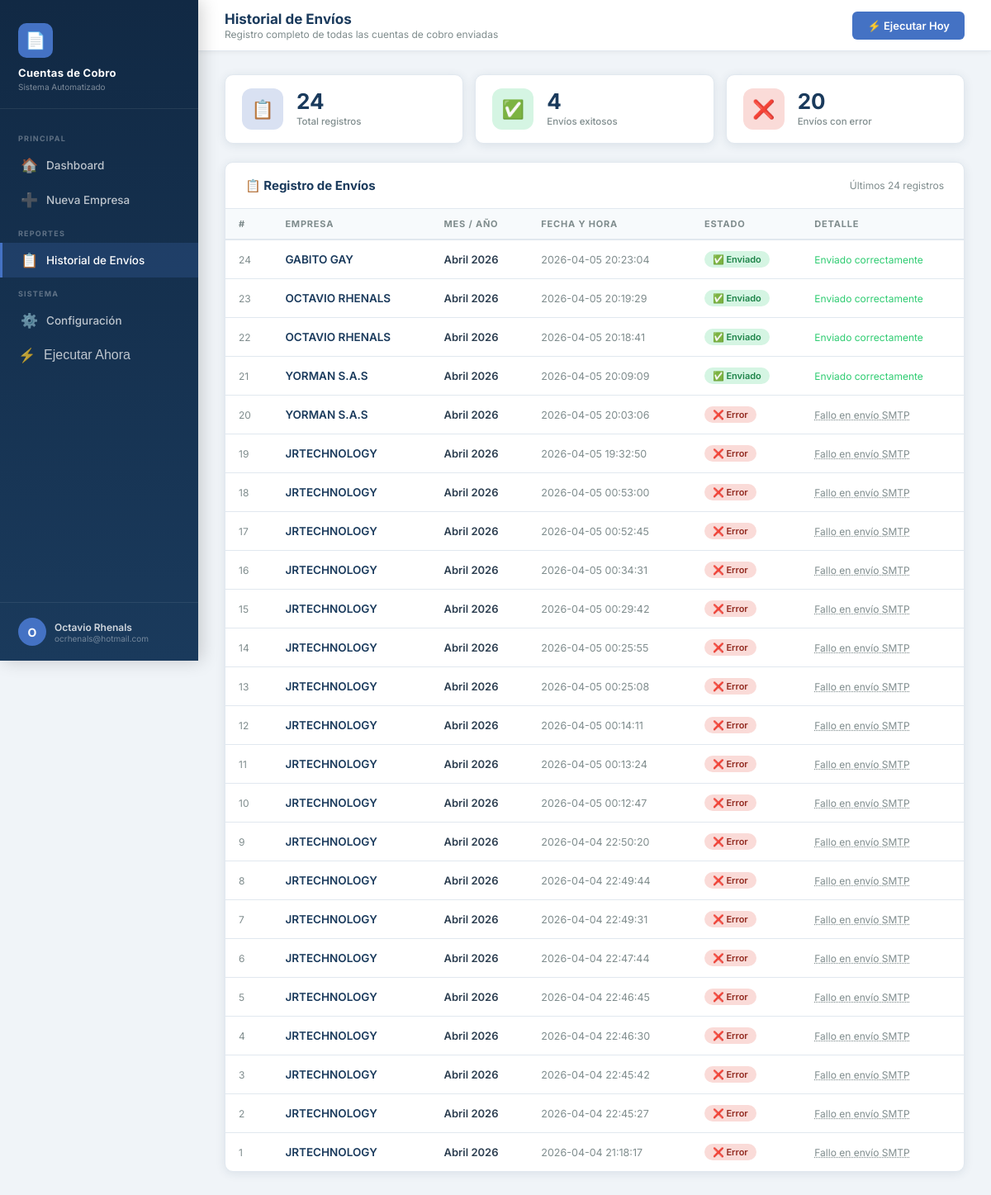
Page /logs on the committed database.
### tables this page shows
CREATE TABLE envios_log (
            id              INTEGER PRIMARY KEY AUTOINCREMENT,
            empresa_id      INTEGER,
            empresa_nombre  TEXT,
            fecha_envio     TEXT,
            mes             TEXT,
            anio            INTEGER,
            estado          TEXT,
            error_msg       TEXT,
            FOREIGN KEY (empresa_id) REFERENCES empresas(id) ON DELETE SET NULL
        );

### app.py (the view)
@app.route('/logs')
def logs():
    registros = db.get_logs(200)
    return render_template('logs.html', logs=registros)

### app.py (called while the page is built)
@app.context_processor
def inject_globals():
    return {'now': datetime.now(), 'meses': MESES_ES}

### database.py (called while the page is built)
def get_conn():
    conn = sqlite3.connect(DB_PATH)
    conn.row_factory = sqlite3.Row
    conn.execute("PRAGMA foreign_keys = ON")
    return conn

def get_logs(limit=200):
    conn = get_conn()
    rows = conn.execute('SELECT * FROM envios_log ORDER BY fecha_envio DESC LIMIT ?', (limit,)).fetchall()
    conn.close()
    return [dict(r) for r in rows]

### templates/logs.html (shortened to what this page needs)
{% extends "base.html" %}
{% block page_title %}Historial de Envíos{% endblock %}
{% block page_sub %}Registro completo de todas las cuentas de cobro enviadas{% endblock %}
{% block topbar_actions %}
  <form action="{{ url_for('ejecutar_scheduler') }}" method="post">
    <button type="submit" class="btn btn-blue"
            onclick="return confirm('¿Ejecutar revisión del día de hoy ahora?')">
      ⚡ Ejecutar Hoy
    </button>
  </form>
{% endblock %}
{% block content %}
{% set ok_count  = logs | selectattr('estado', 'equalto', 'OK')    | list | length %}
{% set err_count = logs | selectattr('estado', 'equalto', 'ERROR') | list | length %}
<div style="display:flex;gap:14px;margin-bottom:22px;flex-wrap:wrap;">
  <div class="stat-card" style="flex:1;min-width:180px;padding:16px 20px;">
    <div class="stat-icon blue">📋</div>
    <div>
      <div class="stat-value">{{ logs | length }}</div>
      <div class="stat-label">Total registros</div>
    </div>
  </div>
  <div class="stat-card" style="flex:1;min-width:180px;padding:16px 20px;">
    <div class="stat-icon green">✅</div>
    <div>
      <div class="stat-value">{{ ok_count }}</div>
      <div class="stat-label">Envíos exitosos</div>
    </div>
  </div>
  <div class="stat-card" style="flex:1;min-width:180px;padding:16px 20px;">
    <div class="stat-icon red">❌</div>
    <div>
      <div class="stat-value">{{ err_count }}</div>
      <div class="stat-label">Envíos con error</div>
    </div>
  </div>
</div>
<div class="card">
  <div class="card-header">
    <span class="card-title">📋 Registro de Envíos</span>
    <span style="font-size:12px;color:var(--text-muted);">Últimos {{ logs | length }} registros</span>
  </div>
  {% if logs %}
  <div class="table-wrap">
    <table>
      <thead>
        <tr>
          <th>#</th>
          <th>Empresa</th>
          <th>Mes / Año</th>
          <th>Fecha y hora</th>
          <th>Estado</th>
          <th>Detalle</th>
        </tr>
      </thead>
      <tbody>
        {% for log in logs %}
        <tr>
          <td style="color:var(--text-muted);font-size:12px;">{{ log.id }}</td>
          <td>
            <div class="empresa-name">{{ log.empresa_nombre or '—' }}</div>
          </td>
          <td>
            <span style="font-weight:600;font-size:13px;text-transform:capitalize;">
              {{ log.mes }} {{ log.anio }}
            </span>
          </td>
          <td style="font-size:12.5px;color:var(--text-muted);">
            {{ log.fecha_envio }}
          </td>
          <td>
            {% if log.estado == 'OK' %}
              <span class="badge badge-success">✅ Enviado</span>
            {% else %}
              <span class="badge badge-danger">❌ Error</span>
            {% endif %}
          </td>
          <td style="font-size:12px;color:var(--text-muted);max-width:220px;">
            {% if log.error_msg %}
              <span title="{{ log.error_msg }}"
                    style="cursor:help;text-decoration:underline dotted;">
                {{ log.error_msg[:60] }}{% if log.error_msg|length > 60 %}…{% endif %}
              </span>
            {% else %}
              <span style="color:var(--accent);">Enviado correctamente</span>
            {% endif %}
          </td>
        </tr>
        {% endfor %}
      </tbody>
    </table>
  </div>
  {% else %}
  <div class="empty-state">
    <div class="empty-icon">📭</div>
    <p>Aún no hay envíos registrados.</p>
    <p style="margin-top:8px;font-size:12px;">Los envíos aparecerán aquí automáticamente o cuando uses "Enviar ahora".</p>
  </div>
  {% endif %}
</div>
{% endblock %}

### static/style.css (style rules this page uses)
:root { --navy: #1a3a5c; --navy-dark: #112944; --navy-light: #2a5080; --blue: #4472c4; --blue-light: #d9e1f2; --accent: #2ecc71; --danger: #e74c3c; --warning: #f39c12; --text: #2c3e50; --text-muted: #7f8c8d; --bg: #f0f4f8; --white: #ffffff; --border: #e1e8ef; --sidebar-w: 240px; --shadow: 0 2px 12px rgba(26,58,92,0.10); --shadow-lg: 0 8px 32px rgba(26,58,92,0.15); --radius: 10px; --radius-sm: 6px; --transition: all 0.22s ease; }
*, *::before, *::after { box-sizing: border-box; margin: 0; padding: 0; }
body { font-family: 'Inter', sans-serif; background: var(--bg); color: var(--text); min-height: 100vh; display: flex; }
.stat-card { background: var(--white); border-radius: var(--radius); padding: 20px 22px; box-shadow: var(--shadow); display: flex; align-items: center; gap: 16px; border: 1px solid var(--border); transition: var(--transition); }
.stat-icon { width: 50px; height: 50px; border-radius: 12px; display: flex; align-items: center; justify-content: center; font-size: 22px; flex-shrink: 0; }
.stat-icon.blue { background: #d9e1f2; }
.stat-icon.green { background: #d5f5e3; }
.stat-icon.red { background: #fadbd8; }
.stat-value { font-size: 26px; font-weight: 700; color: var(--navy); line-height: 1; }
.stat-label { font-size: 11.5px; color: var(--text-muted); font-weight: 500; margin-top: 4px; }
.card { background: var(--white); border-radius: var(--radius); box-shadow: var(--shadow); border: 1px solid var(--border); margin-bottom: 22px; overflow: hidden; }
.card-header { padding: 18px 24px; border-bottom: 1px solid var(--border); display: flex; align-items: center; justify-content: space-between; }
.card-title { font-size: 15px; font-weight: 700; color: var(--navy); display: flex; align-items: center; gap: 8px; }
.table-wrap { overflow-x: auto; }
table { width: 100%; border-collapse: collapse; font-size: 13.5px; }
thead th { background: #f7fafc; color: var(--text-muted); font-size: 11px; font-weight: 700; text-transform: uppercase; letter-spacing: 0.8px; padding: 11px 16px; text-align: left; border-bottom: 2px solid var(--border); white-space: nowrap; }
tbody td { padding: 13px 16px; border-bottom: 1px solid var(--border); vertical-align: middle; }
tbody tr { transition: background 0.15s; }
tbody tr:last-child td { border-bottom: none; }
.empresa-name { font-weight: 600; color: var(--navy); }
.badge { display: inline-flex; align-items: center; gap: 4px; padding: 3px 10px; border-radius: 20px; font-size: 11px; font-weight: 600; white-space: nowrap; }
.badge-success { background: #d5f5e3; color: #1e8449; }
.badge-danger { background: #fadbd8; color: #922b21; }
.btn { display: inline-flex; align-items: center; gap: 7px; padding: 9px 18px; border-radius: var(--radius-sm); font-size: 13px; font-weight: 600; cursor: pointer; border: none; transition: var(--transition); font-family: 'Inter', sans-serif; white-space: nowrap; }
.btn-blue { background: var(--blue); color: #fff; }

### rows in the picture
envios_log: id "24", empresa_nombre "GABITO GAY", mes "Abril", anio "2026", fecha_envio "2026-04-05 20:23:04", estado "✅ Enviado", shows "Enviado correctamente"
envios_log: id "23", empresa_nombre "OCTAVIO RHENALS", mes "Abril", anio "2026", fecha_envio "2026-04-05 20:19:29", estado "✅ Enviado", shows "Enviado correctamente"
envios_log: id "22", empresa_nombre "OCTAVIO RHENALS", mes "Abril", anio "2026", fecha_envio "2026-04-05 20:18:41", estado "✅ Enviado", shows "Enviado correctamente"
envios_log: id "21", empresa_nombre "YORMAN S.A.S", mes "Abril", anio "2026", fecha_envio "2026-04-05 20:09:09", estado "✅ Enviado", shows "Enviado correctamente"
envios_log: id "20", empresa_nombre "YORMAN S.A.S", mes "Abril", anio "2026", fecha_envio "2026-04-05 20:03:06", estado "❌ Error", error_msg "Fallo en envío SMTP"
envios_log: id "19", empresa_nombre "JRTECHNOLOGY", mes "Abril", anio "2026", fecha_envio "2026-04-05 19:32:50", estado "❌ Error", error_msg "Fallo en envío SMTP"
envios_log: id "18", empresa_nombre "JRTECHNOLOGY", mes "Abril", anio "2026", fecha_envio "2026-04-05 00:53:00", estado "❌ Error", error_msg "Fallo en envío SMTP"
envios_log: id "17", empresa_nombre "JRTECHNOLOGY", mes "Abril", anio "2026", fecha_envio "2026-04-05 00:52:45", estado "❌ Error", error_msg "Fallo en envío SMTP"
envios_log: id "16", empresa_nombre "JRTECHNOLOGY", mes "Abril", anio "2026", fecha_envio "2026-04-05 00:34:31", estado "❌ Error", error_msg "Fallo en envío SMTP"
envios_log: id "15", empresa_nombre "JRTECHNOLOGY", mes "Abril", anio "2026", fecha_envio "2026-04-05 00:29:42", estado "❌ Error", error_msg "Fallo en envío SMTP"
envios_log: id "14", empresa_nombre "JRTECHNOLOGY", mes "Abril", anio "2026", fecha_envio "2026-04-05 00:25:55", estado "❌ Error", error_msg "Fallo en envío SMTP"
envios_log: id "13", empresa_nombre "JRTECHNOLOGY", mes "Abril", anio "2026", fecha_envio "2026-04-05 00:25:08", estado "❌ Error", error_msg "Fallo en envío SMTP"
envios_log: id "12", empresa_nombre "JRTECHNOLOGY", mes "Abril", anio "2026", fecha_envio "2026-04-05 00:14:11", estado "❌ Error", error_msg "Fallo en envío SMTP"
envios_log: id "11", empresa_nombre "JRTECHNOLOGY", mes "Abril", anio "2026", fecha_envio "2026-04-05 00:13:24", estado "❌ Error", error_msg "Fallo en envío SMTP"
envios_log: id "10", empresa_nombre "JRTECHNOLOGY", mes "Abril", anio "2026", fecha_envio "2026-04-05 00:12:47", estado "❌ Error", error_msg "Fallo en envío SMTP"
envios_log: id "9", empresa_nombre "JRTECHNOLOGY", mes "Abril", anio "2026", fecha_envio "2026-04-04 22:50:20", estado "❌ Error", error_msg "Fallo en envío SMTP"
envios_log: id "8", empresa_nombre "JRTECHNOLOGY", mes "Abril", anio "2026", fecha_envio "2026-04-04 22:49:44", estado "❌ Error", error_msg "Fallo en envío SMTP"
envios_log: id "7", empresa_nombre "JRTECHNOLOGY", mes "Abril", anio "2026", fecha_envio "2026-04-04 22:49:31", estado "❌ Error", error_msg "Fallo en envío SMTP"
envios_log: id "6", empresa_nombre "JRTECHNOLOGY", mes "Abril", anio "2026", fecha_envio "2026-04-04 22:47:44", estado "❌ Error", error_msg "Fallo en envío SMTP"
envios_log: id "5", empresa_nombre "JRTECHNOLOGY", mes "Abril", anio "2026", fecha_envio "2026-04-04 22:46:45", estado "❌ Error", error_msg "Fallo en envío SMTP"
envios_log: id "4", empresa_nombre "JRTECHNOLOGY", mes "Abril", anio "2026", fecha_envio "2026-04-04 22:46:30", estado "❌ Error", error_msg "Fallo en envío SMTP"
envios_log: id "3", empresa_nombre "JRTECHNOLOGY", mes "Abril", anio "2026", fecha_envio "2026-04-04 22:45:42", estado "❌ Error", error_msg "Fallo en envío SMTP"
envios_log: id "2", empresa_nombre "JRTECHNOLOGY", mes "Abril", anio "2026", fecha_envio "2026-04-04 22:45:27", estado "❌ Error", error_msg "Fallo en envío SMTP"
envios_log: id "1", empresa_nombre "JRTECHNOLOGY", mes "Abril", anio "2026", fecha_envio "2026-04-04 21:18:17", estado "❌ Error", error_msg "Fallo en envío SMTP"

### other values in the picture
{{ logs | length }} "24"
{{ ok_count }} "4"
{{ err_count }} "20"
